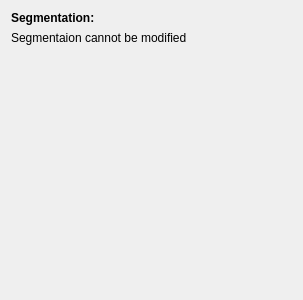
<?xml version="1.0" encoding="UTF-8"?>
<ui version="4.0">
 <class>ESPINA::DefaultHistory</class>
 <widget class="QWidget" name="ESPINA::DefaultHistory">
  <property name="geometry">
   <rect>
    <x>0</x>
    <y>0</y>
    <width>303</width>
    <height>300</height>
   </rect>
  </property>
  <layout class="QVBoxLayout" name="verticalLayout">
   <item>
    <layout class="QHBoxLayout" name="horizontalLayout">
     <item>
      <widget class="QLabel" name="label">
       <property name="sizePolicy">
        <sizepolicy hsizetype="Maximum" vsizetype="Preferred">
         <horstretch>0</horstretch>
         <verstretch>0</verstretch>
        </sizepolicy>
       </property>
       <property name="text">
        <string>&lt;b&gt;Segmentation: &lt;/b&gt;</string>
       </property>
       <property name="textInteractionFlags">
        <set>Qt::NoTextInteraction</set>
       </property>
      </widget>
     </item>
     <item>
      <widget class="QLabel" name="m_segmantionName">
       <property name="text">
        <string/>
       </property>
       <property name="wordWrap">
        <bool>true</bool>
       </property>
      </widget>
     </item>
    </layout>
   </item>
   <item>
    <widget class="QLabel" name="label_2">
     <property name="text">
      <string>Segmentaion cannot be modified</string>
     </property>
    </widget>
   </item>
   <item>
    <spacer name="verticalSpacer">
     <property name="orientation">
      <enum>Qt::Vertical</enum>
     </property>
     <property name="sizeHint" stdset="0">
      <size>
       <width>20</width>
       <height>40</height>
      </size>
     </property>
    </spacer>
   </item>
  </layout>
 </widget>
 <resources/>
 <connections/>
</ui>
